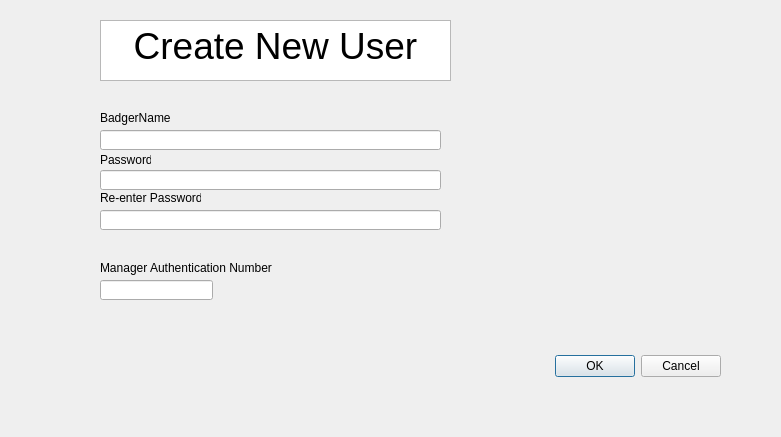
<?xml version="1.0" encoding="UTF-8"?>
<ui version="4.0">
 <class>CreateUser</class>
 <widget class="QDialog" name="CreateUser">
  <property name="geometry">
   <rect>
    <x>0</x>
    <y>0</y>
    <width>781</width>
    <height>437</height>
   </rect>
  </property>
  <property name="windowTitle">
   <string>Dialog</string>
  </property>
  <widget class="QDialogButtonBox" name="buttonBox">
   <property name="geometry">
    <rect>
     <x>380</x>
     <y>350</y>
     <width>341</width>
     <height>32</height>
    </rect>
   </property>
   <property name="orientation">
    <enum>Qt::Horizontal</enum>
   </property>
   <property name="standardButtons">
    <set>QDialogButtonBox::Cancel|QDialogButtonBox::Ok</set>
   </property>
  </widget>
  <widget class="QLineEdit" name="lineEdit">
   <property name="geometry">
    <rect>
     <x>100</x>
     <y>130</y>
     <width>341</width>
     <height>20</height>
    </rect>
   </property>
  </widget>
  <widget class="QLineEdit" name="lineEdit_2">
   <property name="geometry">
    <rect>
     <x>100</x>
     <y>170</y>
     <width>341</width>
     <height>20</height>
    </rect>
   </property>
  </widget>
  <widget class="QLineEdit" name="lineEdit_3">
   <property name="geometry">
    <rect>
     <x>100</x>
     <y>210</y>
     <width>341</width>
     <height>20</height>
    </rect>
   </property>
  </widget>
  <widget class="QLabel" name="label">
   <property name="geometry">
    <rect>
     <x>100</x>
     <y>110</y>
     <width>101</width>
     <height>16</height>
    </rect>
   </property>
   <property name="text">
    <string>BadgerName</string>
   </property>
  </widget>
  <widget class="QLabel" name="label_2">
   <property name="geometry">
    <rect>
     <x>100</x>
     <y>150</y>
     <width>51</width>
     <height>20</height>
    </rect>
   </property>
   <property name="text">
    <string>Password</string>
   </property>
  </widget>
  <widget class="QLabel" name="label_3">
   <property name="geometry">
    <rect>
     <x>100</x>
     <y>190</y>
     <width>101</width>
     <height>16</height>
    </rect>
   </property>
   <property name="text">
    <string>Re-enter Password</string>
   </property>
  </widget>
  <widget class="QLineEdit" name="lineEdit_4">
   <property name="geometry">
    <rect>
     <x>100</x>
     <y>280</y>
     <width>113</width>
     <height>20</height>
    </rect>
   </property>
  </widget>
  <widget class="QLabel" name="label_4">
   <property name="geometry">
    <rect>
     <x>100</x>
     <y>260</y>
     <width>211</width>
     <height>16</height>
    </rect>
   </property>
   <property name="text">
    <string>Manager Authentication Number</string>
   </property>
  </widget>
  <widget class="QTextBrowser" name="textBrowser">
   <property name="geometry">
    <rect>
     <x>100</x>
     <y>20</y>
     <width>351</width>
     <height>61</height>
    </rect>
   </property>
   <property name="html">
    <string>&lt;!DOCTYPE HTML PUBLIC &quot;-//W3C//DTD HTML 4.0//EN&quot; &quot;http://www.w3.org/TR/REC-html40/strict.dtd&quot;&gt;
&lt;html&gt;&lt;head&gt;&lt;meta name=&quot;qrichtext&quot; content=&quot;1&quot; /&gt;&lt;style type=&quot;text/css&quot;&gt;
p, li { white-space: pre-wrap; }
&lt;/style&gt;&lt;/head&gt;&lt;body style=&quot; font-family:'MS Shell Dlg 2'; font-size:8.25pt; font-weight:400; font-style:normal;&quot;&gt;
&lt;p align=&quot;center&quot; style=&quot; margin-top:0px; margin-bottom:0px; margin-left:0px; margin-right:0px; -qt-block-indent:0; text-indent:0px;&quot;&gt;&lt;span style=&quot; font-size:28pt;&quot;&gt;Create New User&lt;/span&gt;&lt;/p&gt;&lt;/body&gt;&lt;/html&gt;</string>
   </property>
  </widget>
 </widget>
 <resources/>
 <connections>
  <connection>
   <sender>buttonBox</sender>
   <signal>accepted()</signal>
   <receiver>CreateUser</receiver>
   <slot>accept()</slot>
   <hints>
    <hint type="sourcelabel">
     <x>248</x>
     <y>254</y>
    </hint>
    <hint type="destinationlabel">
     <x>157</x>
     <y>274</y>
    </hint>
   </hints>
  </connection>
  <connection>
   <sender>buttonBox</sender>
   <signal>rejected()</signal>
   <receiver>CreateUser</receiver>
   <slot>reject()</slot>
   <hints>
    <hint type="sourcelabel">
     <x>316</x>
     <y>260</y>
    </hint>
    <hint type="destinationlabel">
     <x>286</x>
     <y>274</y>
    </hint>
   </hints>
  </connection>
 </connections>
</ui>
